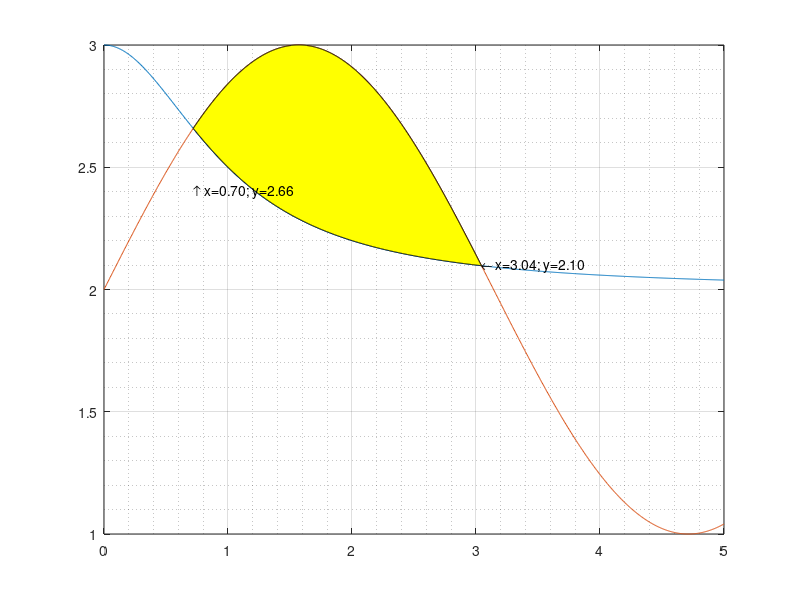

MATLAB code for this plot:
f1 = @(x)   2 + 1 ./ (1 + x.^2);
f2 = @(x)   2 + sin(x);

a = 0;
b = 5;
N = 1000;

x = linspace(a, b, N);

figure(1);
clf;
plot(x, f1(x));
grid on;
grid minor;
hold on;
plot(x, f2(x));

f21 = @(x) f2(x) - f1(x);

for i = 1:(N-1)
    try
        xL = fzero(f21, [x(i), x(i+1)]);
        break
    catch
    end
end

for i = N:-1:2
    try
        xR = fzero(f21, [x(i-1), x(i)]);
        break
    catch
    end
end

xLR = linspace(xL, xR, N);
xRL = flip(xLR);

yLR = f2(xLR);
yRL = f1(xRL);

xi = [xLR, xRL];
yi = [yLR, yRL];

fill(xi, yi, 'y');

text(xL,2.4,'\uparrow x=0.70; y=2.66 ')
text(xR,f1(xR),'\leftarrow x=3.04; y=2.10')

format long;
quadgk(f21, xL, xR)
